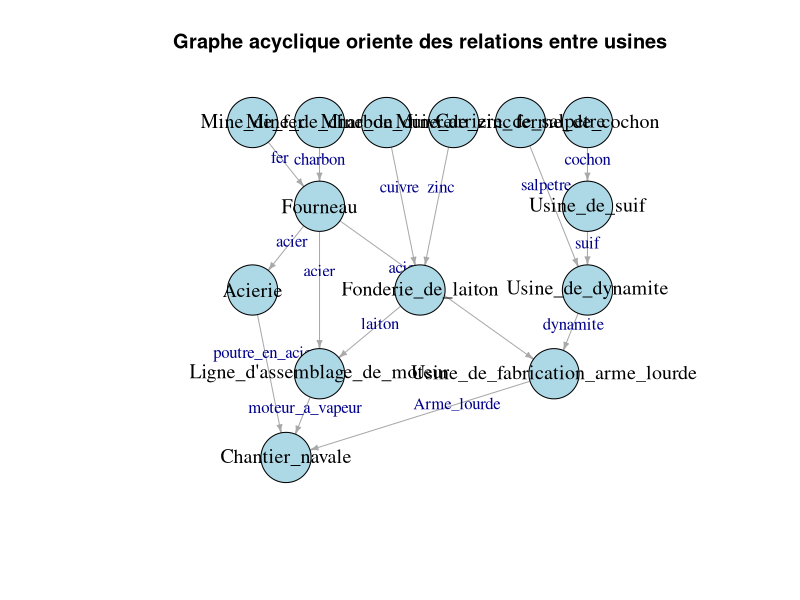
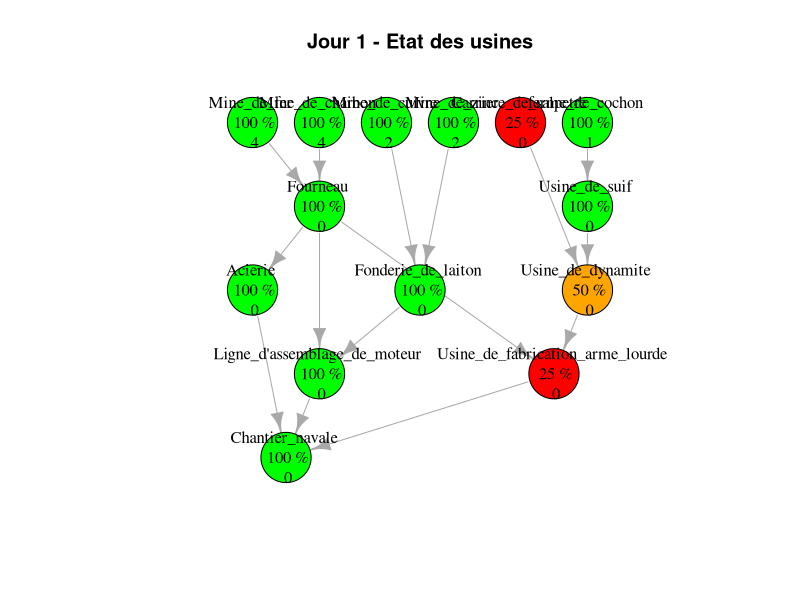
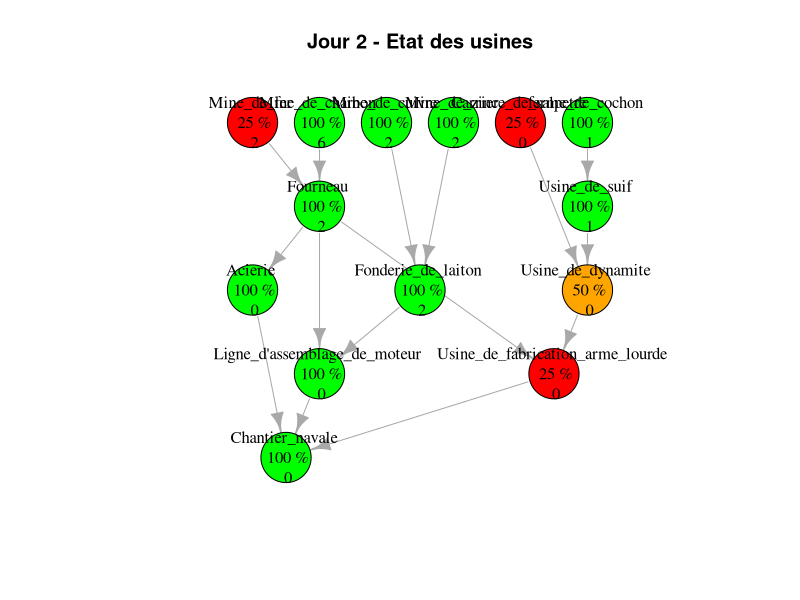
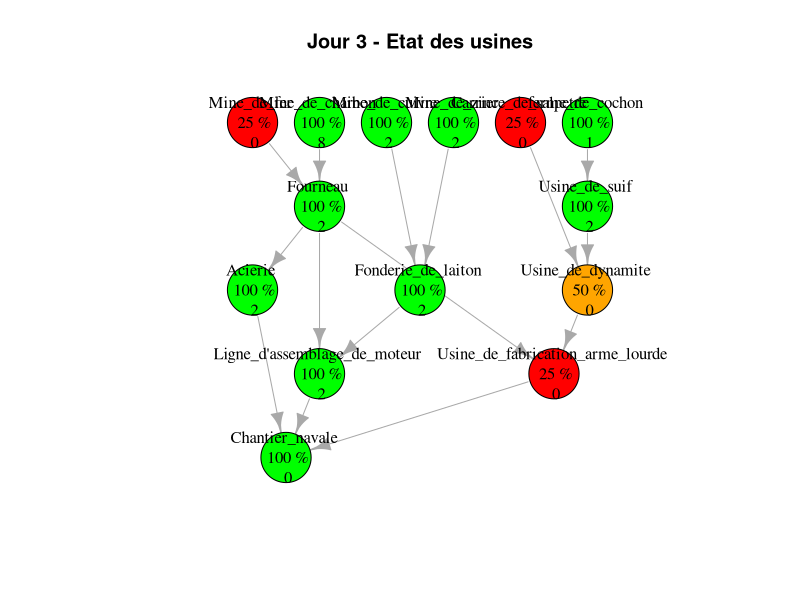
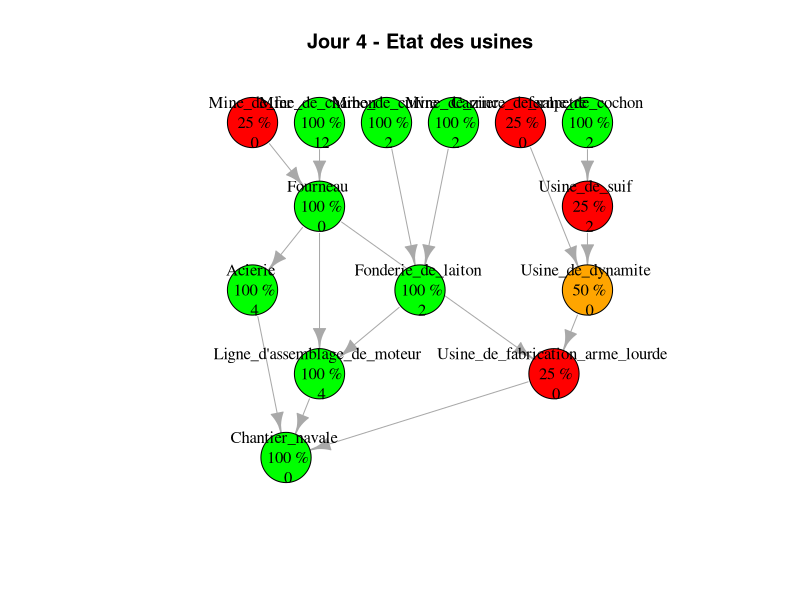
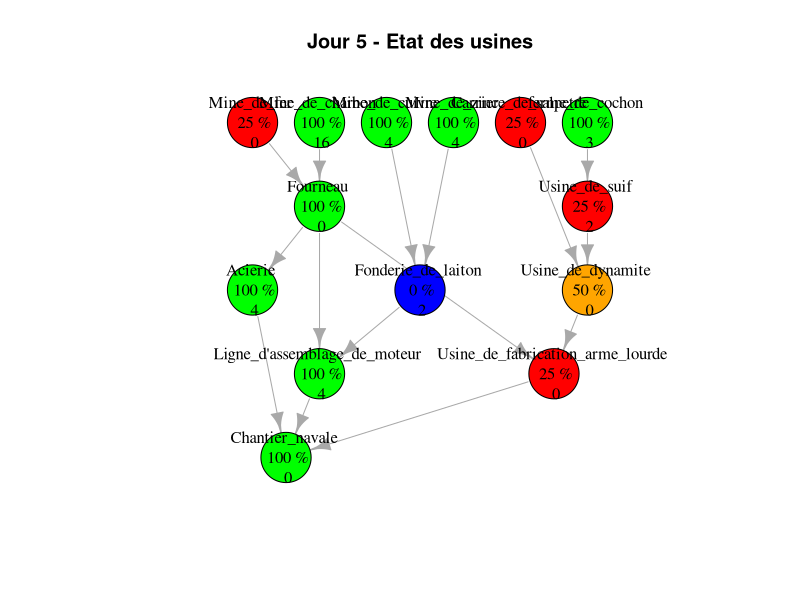
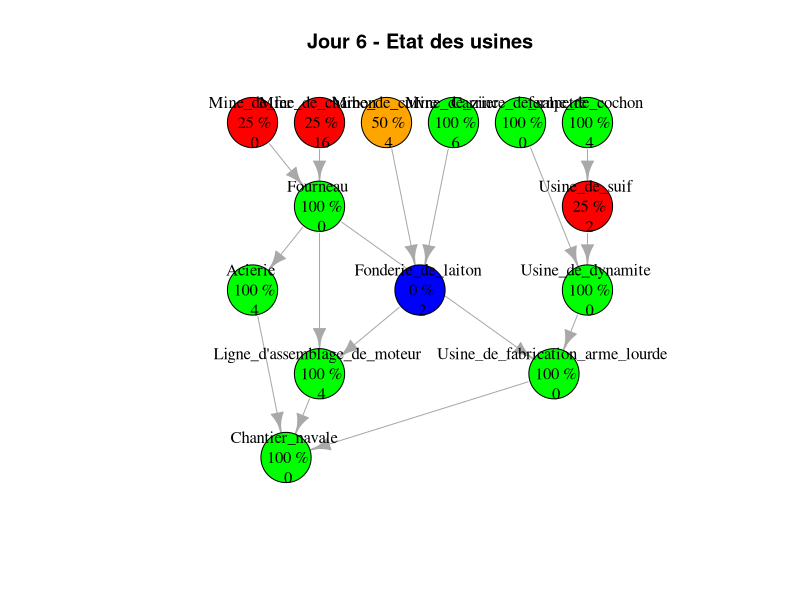
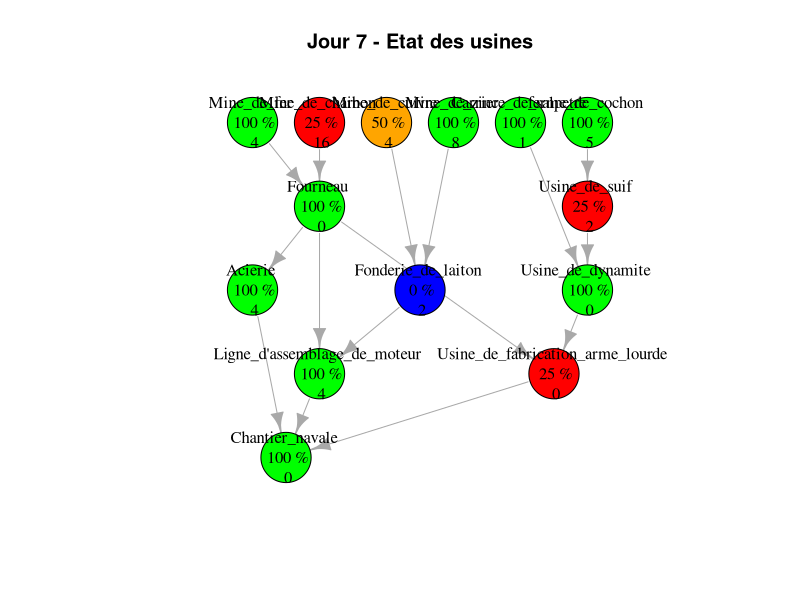

Recreate these plots in R, in order.
library(igraph)

# Définir un tableau pour les types d'usines
types_usines <- data.frame(
  Type = c(
    "Chantier_navale",
    "Acierie",
    "Usine_de_fabrication_arme_lourde",
    "Fourneau",
    "Usine_de_dynamite",
    "Mine_de_charbon",
    "Mine_de_fer",
    "Carriere_de_salpetre",
    "Usine_de_suif",
    "ferme_de_cochon",
    "Ligne_d'assemblage_de_moteur",
    "Fonderie_de_laiton",
    "Mine_de_cuivre",
    "Mine_de_zinc"
  ),
  TempsDeProduction = c(
    15,
    0.75,
    1,
    0.5,
    1,
    0.25,
    0.25,
    2,
    1,
    1,
    0.75,
    0.75,
    0.5,
    0.5
  ),
  ressource_output = c(
    "croiseur_de_combat",
    "poutre_en_acier",
    "Arme_lourde",
    "acier",
    "dynamite",
    "charbon",
    "fer",
    "salpetre",
    "suif",
    "cochon",
    "moteur_a_vapeur",
    "laiton",
    "cuivre",
    "zinc"
  ),
  ressource_input = c(
    "poutre_en_acier moteur_a_vapeur Arme_lourde",
    "acier",
    "dynamite acier",
    "fer charbon",
    "salpetre suif",
    "void",
    "void",
    "void",
    "cochon",
    "void",
    "laiton acier",
    "cuivre zinc",
    "void",
    "void"
  )
)

# Créer un tableau des relations
relations <- data.frame(Source = character(), Target = character(), Resource = character(), stringsAsFactors = FALSE)

for (i in 1:nrow(types_usines)) {
  inputs <- strsplit(types_usines$ressource_input[i], " ")[[1]]

  for (input in inputs) {
    if (input != "void") {
      resource_name <- sub(".*:", "", input) # Si le format inclut des quantités (e.g., "60:poutre_en_acier")
      source_usine <- types_usines$Type[types_usines$ressource_output == resource_name]
      if (length(source_usine) > 0) {
        relations <- rbind(relations, data.frame(Source = source_usine, Target = types_usines$Type[i], Resource = resource_name))
      }
    }
    print(paste("Type d'usine:", types_usines$Type[i], "- Temps de production:", types_usines$TempsDeProduction[i], "Jours"))
  }
}

# Résultat final
print(relations)

# Générer le graphe avec igraph
g <- graph_from_data_frame(relations, directed = TRUE)

# Initialiser les attributs des nœuds
V(g)$statut <- "Normal"      # État initial
V(g)$productivity <- 100      # Productivité initiale
V(g)$stock <- 0              # Stock initial de chaque ressource
V(g)$days_in_state <- 0       # Nombre de jours dans un état non normal
V(g)$production_timer <- 0    # Compteur pour la production

# Fonction pour simuler les états
simulate_states <- function(graph, p_greve, p_maladie, p_incident, t, t_state = 5, plot_interval = 10) {
  size_graph <- vcount(graph)
  resource_output <- setNames(types_usines$ressource_output, types_usines$Type)
  resource_input <- setNames(types_usines$ressource_input, types_usines$Type)
  production_time <- setNames(types_usines$TempsDeProduction, types_usines$Type)

  # Simulation sur t jours
  for (day in 1:t) {
    new_statut <- V(graph)$statut
    new_productivity <- V(graph)$productivity
    new_days_in_state <- V(graph)$days_in_state
    new_stock <- V(graph)$stock
    new_production_timer <- V(graph)$production_timer

    # Parcourir chaque usine pour mettre à jour son état
    for (i in 1:size_graph) {
      if (new_statut[i] == "Normal") {
        # Vérifier les probabilités pour changer d'état
        if (runif(1) < p_greve) {
          new_statut[i] <- "Greve"
          new_days_in_state[i] <- 0
        } else if (runif(1) < p_maladie) {
          new_statut[i] <- "Maladie"
          new_days_in_state[i] <- 0
        } else if (runif(1) < p_incident) {
          new_statut[i] <- "Incident"
          new_days_in_state[i] <- 0
        }
      } else {
        # Si l'usine est dans un état non normal, elle retourne à l'état normal après t_state jours
        new_days_in_state[i] <- new_days_in_state[i] + 1
        if (new_days_in_state[i] >= t_state) {
          new_statut[i] <- "Normal"
          new_productivity[i] <- 100
          new_days_in_state[i] <- 0
        }
      }

      # Mettre à jour la productivité selon l'état
      if (new_statut[i] == "Greve") {
        new_productivity[i] <- 25
      } else if (new_statut[i] == "Maladie") {
        new_productivity[i] <- 50
      } else if (new_statut[i] == "Incident") {
        new_productivity[i] <- 0
      }

      if (new_statut[i] == "Normal" && new_productivity[i] > 0) {
        inputs <- strsplit(resource_input[V(graph)$name[i]], " ")[[1]]
        if (inputs[1] != "void") {
          sufficient_stock <- all(sapply(inputs, function(r) {
          any(sapply(neighbors(graph, i, mode = "in"), function(neighbor) {
            resource_output[V(graph)$name[neighbor]] == r && V(graph)$stock[neighbor] > 0
          }))
        }))

          if (sufficient_stock) {
            # Calculer le nombre d'unités à produire
            units_produced <- ceiling((1 / production_time[V(graph)$name[i]]) * (new_productivity[i] / 100))

            # Marquer les usines productrices déjà utilisées
            used_producers <- vector("logical", length = vcount(graph))

            # Consommer les ressources en entrée
            for (r in inputs) {
              remaining_needed <- units_produced  # Quantité nécessaire de cette ressource
              for (neighbor in neighbors(graph, i, mode = "in")) {
                if (resource_output[V(graph)$name[neighbor]] == r && remaining_needed > 0 && !used_producers[neighbor]) {
                  available_stock <- new_stock[neighbor]  # Stock disponible dans l'usine productrice
                  to_consume <- min(available_stock, remaining_needed)  # Consommer ce qu'on peut
                  if (to_consume > 0) {
                    # Log pour consommation
                    cat("Jour", day, ": Usine", V(graph)$name[i], "consomme", to_consume, "unités de", r,
                        "depuis Usine", V(graph)$name[neighbor],
                        "- Nouveau stock producteur :", new_stock[neighbor] - to_consume, "\n")
                    # Décrémenter le stock
                    new_stock[neighbor] <- new_stock[neighbor] - to_consume
                    remaining_needed <- remaining_needed - to_consume

                    # Marquer cette usine comme utilisée
                    used_producers[neighbor] <- TRUE
                  }
                }
                # Arrêter la boucle si tout est consommé
                if (remaining_needed <= 0) break
              }
            }

            # Incrémenter le timer de production
            new_production_timer[i] <- new_production_timer[i] + 1
            if (new_production_timer[i] >= (production_time[V(graph)$name[i]] / (new_productivity[i] / 100))) {
              # Calculer le nombre d'unités produites
              units_produced <- ceiling((1 / production_time[V(graph)$name[i]]) * (new_productivity[i] / 100))
              new_stock[i] <- new_stock[i] + units_produced
              cat("Jour", day, ": Usine", V(graph)$name[i], "produit", units_produced, "unités de",
                  resource_output[V(graph)$name[i]], "- Nouveau stock :", new_stock[i], "\n")
              new_production_timer[i] <- 0
            }
          }
        } else {
          new_production_timer[i] <- new_production_timer[i] + 1
          if (new_production_timer[i] >= (production_time[V(graph)$name[i]] / (new_productivity[i] / 100))) {
            # Calculer le nombre d'unités produites
            units_produced <- ceiling((1 / production_time[V(graph)$name[i]]) * (new_productivity[i] / 100))
            new_stock[i] <- new_stock[i] + units_produced
            cat("Jour", day, ": Usine", V(graph)$name[i], "produit", units_produced, "unités de",
                resource_output[V(graph)$name[i]], "- Nouveau stock :", new_stock[i], "\n")
            new_production_timer[i] <- 0
          }
        }
      }
    }

    # Mettre à jour les attributs du graphe
    V(graph)$statut <- new_statut
    V(graph)$productivity <- new_productivity
    V(graph)$days_in_state <- new_days_in_state
    V(graph)$stock <- new_stock
    V(graph)$production_timer <- new_production_timer

    # Associer des couleurs selon l'état
    V(graph)$color <- ifelse(V(graph)$statut == "Normal", "green",
                             ifelse(V(graph)$statut == "Greve", "red",
                                    ifelse(V(graph)$statut == "Maladie", "orange", "blue")))

    # Afficher le graphe uniquement à l'intervalle défini
    if (day %% plot_interval == 0 || day == t) {
      cat("Jour", day, "- Etat des usines\n")
      plot(
        graph,
        vertex.label = paste(V(graph)$name, "\n", V(graph)$productivity, "%\n",V(graph)$stock),
        vertex.size = 30,
        vertex.label.color = "black",
        vertex.color = V(graph)$color,
        main = paste("Jour", day, "- Etat des usines"),
        layout = layout_with_sugiyama(graph)$layout
      )
    }

    Sys.sleep(0.5)  # Pause entre les jours (réduit pour tester rapidement)
  }
}

  # Vérifier si le graphe est acyclique
if (!is_dag(g)) {
  stop("Le graphe contient des cycles. Veuillez vérifier les relations.")
}

# Visualisation du graphe
plot(
  g,
  vertex.label = V(g)$name,               # Étiquettes des nœuds (nom des usines)
  vertex.size = 30,                      # Taille des nœuds
  vertex.color = "lightblue",            # Couleur des nœuds
  vertex.label.cex = 1.2,                # Taille du texte des étiquettes
  vertex.label.color = "black",          # Couleur du texte des étiquettes
  edge.label = E(g)$Resource,            # Étiquettes des arêtes (ressources)
  edge.color = "darkgray",               # Couleur des arêtes
  edge.arrow.size = 0.4,                 # Taille des flèches
  layout = layout_with_sugiyama(g)$layout,
  main = "Graphe acyclique oriente des relations entre usines"
)

# Afficher les informations sur le graphe
cat("Nombre de sommets (usines) :", vcount(g), "\n")
cat("Nombre d'arêtes (relations) :", ecount(g), "\n")

# Simulation sur 100 jours avec un plot tous les 10 jours
simulate_states(
  g,
  p_greve = 0.06,    # Probabilité qu'une usine passe en grève
  p_maladie = 0.03,   # Probabilité qu'une usine passe en maladie
  p_incident = 0.01, # Probabilité qu'une usine ait un incident
  t = 10,           # Duree Simulation
  t_state = 5,       # Durée d'un état non normal
  plot_interval = 1 # Afficher le graphe tous les x jours
)
